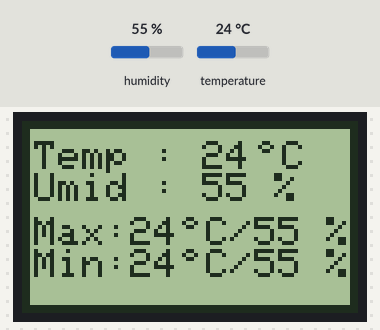
Simulated run of this sketch. Board: Arduino Uno, built with avr-gcc and run on an emulated ATmega328P. On the bench: 84×48 one-colour display. Inputs (shaded band) come from the test bench; at power-on: humidity 55 %, temperature 24 °C.

Above: at 2.9 s.
3.0 s: humidity set to 22 %
At 4.6 s:
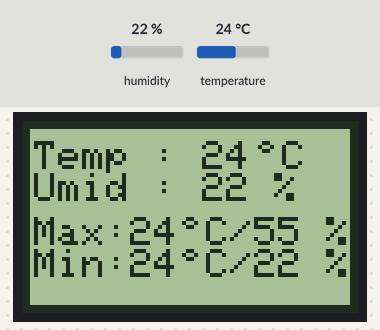
5.7 s: temperature set to 12 °C
At 6.6 s:
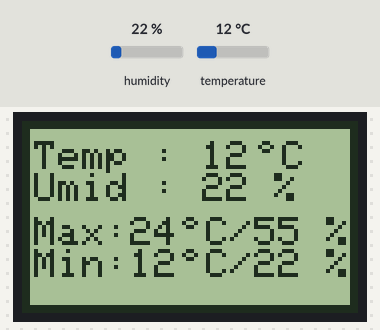
8.4 s: humidity set to 40 %
At 10.7 s:
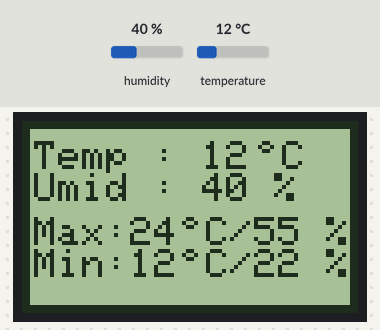
11.8 s: temperature set to 19 °C
At 12.8 s:
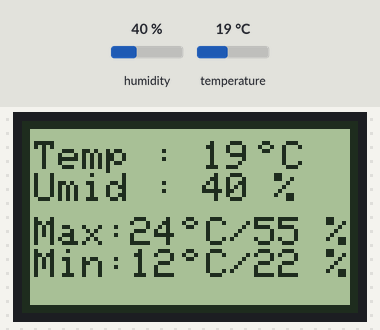
Timing chart, 0 to 14.8 s (numbered marks = the images above; inputs shaded):
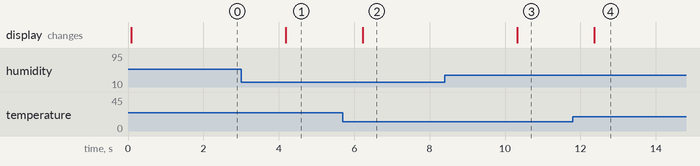

The sketch:

LCD_5110_e_DHT11.ino
```cpp
#include <Adafruit_GFX.h>
#include <Adafruit_PCD8544.h>
#include <dht.h>

#define dht_dpin A1 //Pino DATA do Sensor ligado na porta Analogica A1

dht DHT;

// pin 8 - Serial clock out (SCLK)
// pin 9 - Serial data out (DIN)
// pin 10 - Data/Command select (D/C)
// pin 11 - LCD chip select (CS/CE)
// pin 12 - LCD reset (RST)
Adafruit_PCD8544 display = Adafruit_PCD8544(8, 9, 10, 11, 12);

// Variáveis que guardam a temperatura máxima e mínima
int maxtemp = -100,mintemp = 100;

// Variáveis que guardam a umidade máxima e mínima
int maxhum = -100, minhum = 100;
int temperatura,umidade;


static unsigned char PROGMEM grau[] =
{ B00001100, B00010010, B00001100, B00000000,}; //Array simbolo grau

void setup()
{
  Serial.begin(9600);
  display.begin();
  display.setContrast(50); //Ajusta o contraste do display
  display.clearDisplay();   //Apaga o buffer e o display
  display.setTextSize(1);  //Seta o tamanho do texto
  display.drawRect(0,0, 84,48, BLACK); //Desenha o retangulo da borda
  display.drawRect(1,1, 82,46, BLACK); //Desenha o retangulo da borda
  display.display();
}

void loop()
{
  DHT.read11(dht_dpin); //Lê as informações do sensor
  temperatura = DHT.temperature;
  umidade = DHT.humidity;

  //Armazena a temperatura máxima na variável maxtemp
  if(temperatura > maxtemp) {maxtemp = temperatura;}

  //Armazena a temperatura minima na variável mintemp
  if(temperatura < mintemp) {mintemp = temperatura;}

  //Armazena a umidade máxima na variável maxhum
  if(umidade > maxhum) {maxhum = umidade;}

  //Armazena a umidade minima na variável minhum
  if(umidade < minhum) {minhum = umidade;}

  display.setTextColor(BLACK,WHITE); //Seta a cor do texto
  display.setCursor(3,5);  //Seta a posição do cursor
  display.print("Temp : ");
  display.print(temperatura);
  //Desenha o simbolo do grau na posicao 56,5
  display.drawBitmap(56,5, grau, 8, 4, BLACK);
  display.setCursor(65,5);
  display.println("C");
  display.setCursor(3,13);
  display.print("Umid : ");
  display.print(umidade);
  display.println(" %\n");

  display.setCursor(3,24);
  display.print("Max:");
  display.print(maxtemp);
  display.drawBitmap(37,24, grau, 8, 4, BLACK);
  display.setCursor(46,24);
  display.print("C/");
  display.print(maxhum);
  display.println(" %");
  display.setCursor(3,32);
  display.print("Min:");
  display.print(mintemp);
  display.drawBitmap(37,32, grau, 8, 4, BLACK);
  display.setCursor(46,32);
  display.print("C/");
  display.print(minhum);
  display.println(" %");
  display.display();

  delay(2000); //Aduarda 2 segundos e reinicia o processo
 }
```

Measured:
- after the input at 3.0 s, the display: changes after 1.2 s (image 1)
- after the input at 5.7 s, the display: changes after 0.53 s (image 2)
- after the input at 8.4 s, the display: changes after 1.9 s (image 3)
- after the input at 11.8 s, the display: changes after 0.57 s (image 4)
